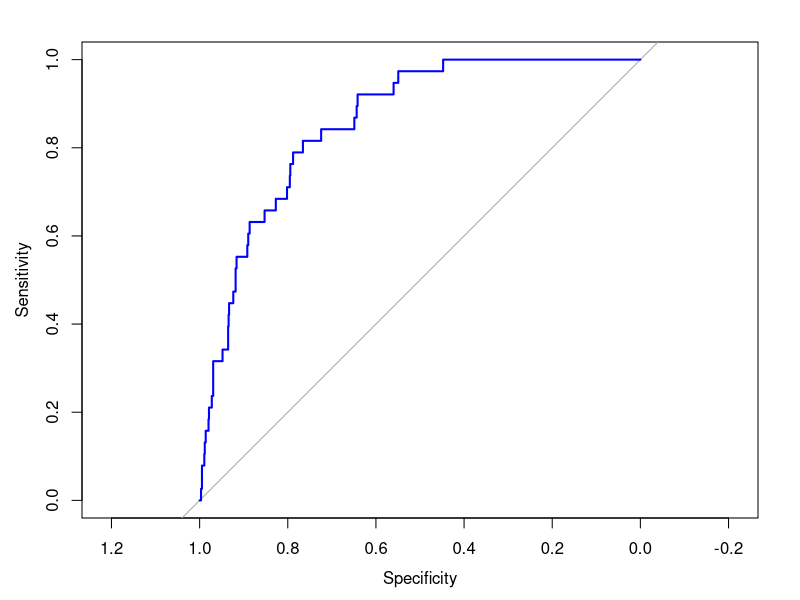

Write R code to recreate this figure. (Note: this script raises an error after producing the figure.)
# model_training.R

# Install necessary packages if not already installed
if (!require(caret)) install.packages("caret")
if (!require(randomForest)) install.packages("randomForest")
if (!require(pROC)) install.packages("pROC")

# Load required libraries
library(tidyverse)
library(caret)
library(randomForest)
library(pROC)

# Set the working directory (adjust the path as necessary)
setwd("C:/Users/rahul/OneDrive/Desktop/Projects/Google Data Analystics/R Project/Stroke Prediction/stroke_prediction_project")

# Load the preprocessed data
data <- read.csv("data/preprocessed_data.csv")

# Ensure numeric columns are treated as numeric
data$age <- as.numeric(data$age)
data$bmi <- as.numeric(data$bmi)
data$avg_glucose_level <- as.numeric(data$avg_glucose_level)

# Ensure factor columns are treated as factors
data$stroke <- as.factor(data$stroke)
data$gender <- as.factor(data$gender)
data$ever_married <- as.factor(data$ever_married)
data$work_type <- as.factor(data$work_type)
data$Residence_type <- as.factor(data$Residence_type)
data$smoking_status <- as.factor(data$smoking_status)

# Split the data into training and testing sets
set.seed(123)
train_indices <- createDataPartition(data$stroke, p = 0.8, list = FALSE)
train_data <- data[train_indices, ]
test_data <- data[-train_indices, ]

# Ensure consistent factor levels in test data
for (col in names(train_data)) {
  if (is.factor(train_data[[col]])) {
    test_data[[col]] <- factor(test_data[[col]], levels = levels(train_data[[col]]))
  }
}

# Train a logistic regression model
model_logistic <- glm(stroke ~ ., data = train_data, family = binomial)

# Summary of the model
summary(model_logistic)

# Make predictions and evaluate the logistic regression model
predictions <- predict(model_logistic, newdata = test_data, type = "response")
predicted_classes <- ifelse(predictions > 0.5, 1, 0)

# Convert predicted classes to factors with the same levels as the actual data
predicted_classes <- factor(predicted_classes, levels = levels(test_data$stroke))

# Evaluate the model
confusionMatrix(predicted_classes, test_data$stroke)

# Calculate AUC-ROC for logistic regression
roc_curve <- roc(test_data$stroke, predictions)
auc(roc_curve)

# Plot ROC curve for logistic regression
plot(roc_curve, col = "blue")
ggsave("visualizations/logistic_roc_curve.png", plot = last_plot())

# Train a Random Forest model
set.seed(123)
model_rf <- randomForest(stroke ~ ., data = train_data, ntree = 100, mtry = 3, importance = TRUE)

# Summary of the model
print(model_rf)

# Make predictions and evaluate the Random Forest model
predictions_rf <- predict(model_rf, newdata = test_data)
predicted_classes_rf <- factor(predictions_rf > 0.5, levels = c(FALSE, TRUE), labels = levels(test_data$stroke))

# Evaluate the Random Forest model
confusionMatrix(predicted_classes_rf, test_data$stroke)

# Calculate AUC-ROC for Random Forest
roc_curve_rf <- roc(test_data$stroke, as.numeric(predictions_rf))
auc(roc_curve_rf)

# Plot ROC curve for Random Forest
plot(roc_curve_rf, col = "green")
ggsave("visualizations/random_forest_roc_curve.png", plot = last_plot())

# Save models
saveRDS(model_logistic, "models/model_logistic.rds")
saveRDS(model_rf, "models/model_rf.rds")
